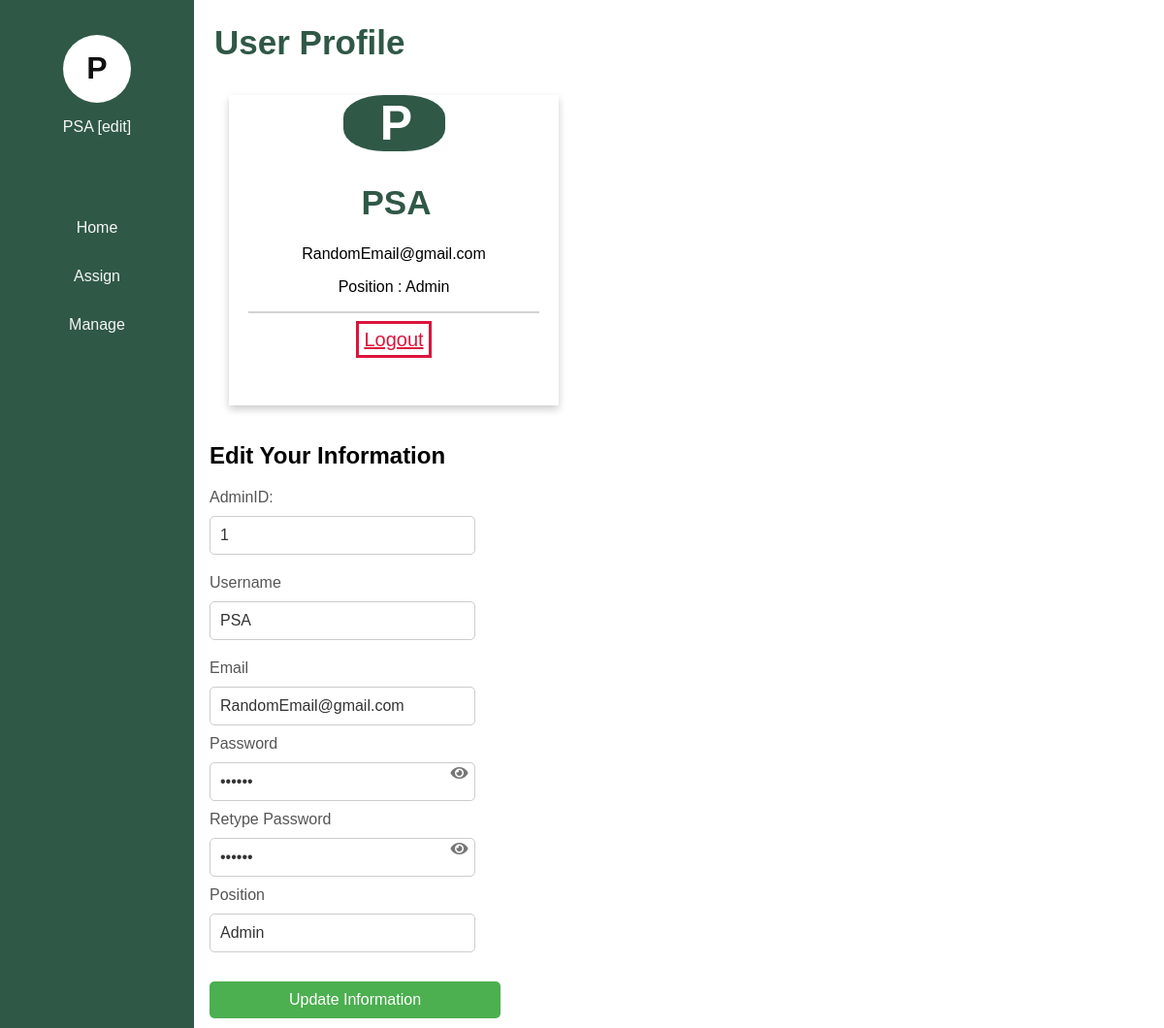
/AdminProfile.php (signed in), run on the app's committed database.
### tables this page shows
CREATE TABLE `admintbl` (
  `AdminID` int(11) NOT NULL,
  `AdminUsername` varchar(30) DEFAULT NULL,
  `AdminPassword` varchar(20) DEFAULT NULL,
  `AdminEmail` varchar(30) DEFAULT NULL,
  `Position` varchar(30) DEFAULT NULL
);

### AdminProfile.php (the view, shortened to what this page needs)
<!DOCTYPE html>
<html lang="en">
<head>
    <link rel="stylesheet" type="text/css" href="Style.css">
</head>
<body>
<?php include('Anavbar.php'); ?>
<div class="content">
<?php if(isset($_SESSION['AdminID']))
                {
                    $AdminID = $_SESSION['AdminID'];
                    include("ConnectDB.php");
                    $sql = "SELECT * FROM admintbl WHERE AdminID='$AdminID'";
                		$result = mysqli_query($connection,$sql);
		                $record = mysqli_fetch_assoc($result);
                    $Name = $record['AdminUsername'];
                    $Email = $record['AdminEmail'];
                    $PW = $record['AdminPassword'];
                    $POS = $record['Position'];
                    $initial = strtoupper($Name[0]);
              }
?>
<h1>User Profile</h1>
<div class="card">
  <center><h1 class="InitialBig"><?php echo $initial;?></h1></center>
  <h1><?php echo $Name;?></h1>
  <p class="title"><?php echo $Email;?></p>
  <p>Position : <?php echo $POS;?></p>
  <hr>
  <p><a href=ALogOut.php>Logout</a></p>
</div>
<br>
<div class="Edit">
        <h2>Edit Your Information</h2>
        <form method="POST">
        <div class="form-group">
                <label for="username">AdminID:</label>
                <input type="text" id="username" name="username"  required value="<?php echo $AdminID?>" readonly>
            </div>
            <div class="form-group">
                <label for="username">Username</label>
                <input type="text" id="username" name="username"  required value="<?php echo $Name?>">
            </div>
            <div class="form-group">
                <label for="email">Email</label>
                <input type="email" id="email" name="email" required value="<?php echo $Email?>">
            </div>
            <div class="form-group password-container">
                <label for="password">Password</label>
                <input type="password" id="password" name="password" required value="<?php echo $PW?>">
                <i class="fa fa-eye password-toggle" id="togglePassword" onclick="togglePassword()"></i>
            </div>
            <div class="form-group password-container">
                <label for="password">Retype Password</label>
                <input type="password" id="password" name="cpassword" required value="<?php echo $PW?>">
                <i class="fa fa-eye password-toggle" id="togglePassword" onclick="togglePassword()"></i>
            </div>
            <div class="form-group">
                <label for="username">Position</label>
                <input type="text" id="username" name="pos" required value="<?php echo $POS?>">
            </div>
            <button type="submit" class="btn" name="btnUpdate">Update Information</button>
        </form>
        </div>
    <link rel="stylesheet" href="https://cdnjs.cloudflare.com/ajax/libs/font-awesome/5.15.4/css/all.min.css">
</body>
</html>

### Anavbar.php (shortened to what this page needs)
<div class="sidebar">
<center>
    <br>
    <br>
  <?php
           if(isset($_SESSION['AdminID']))
           {
               $AdminID = $_SESSION['AdminID'];
               include("ConnectDB.php");
               $sql = "SELECT * FROM admintbl WHERE AdminID='$AdminID'";
                   $result = mysqli_query($connection,$sql);
                   $record = mysqli_fetch_assoc($result);
               $Name = $record['AdminUsername'];
               $initial = strtoupper($Name[0]);
               echo "<div class='profile-initial'><a href='AdminProfile.php'>$initial </a></div>";
               echo "<a href='AdminProfile.php'>$Name [edit]</a>";
                }
         else {
           echo "<a href='AdminReg.php'>SignUp</a>";
           }
           ?>
           <br><br><br>
<a href="AHome.php" class="<?= basename($_SERVER['PHP_SELF']) == 'AHome.php' ? 'active' : '' ?>">Home</a>
<a href="Assign.php" class="<?= basename($_SERVER['PHP_SELF']) == 'Assign.php' ? 'active' : '' ?>">Assign</a>
<a href="Manage.php" class="<?= basename($_SERVER['PHP_SELF']) == 'Manage.php' ? 'active' : '' ?>">Manage</a>
         </div>

### Style.css (style rules this page uses)
body { font-family: Arial, sans-serif; margin: 0; padding: 0; display: flex; }
.sidebar { margin: 0; padding: 0; width: 200px; background-color: #2F5846; position: fixed; height: 100%; overflow: auto; }
.sidebar a { display: block; color:#F6F6F6; padding: 16px; text-decoration: none; }
div.content { margin-left: 200px; padding: 1px 16px; height: 1000px; }
h1 { color: #2F5846; padding-left: 5px; font-size: 35px; font-weight: bold; }
.profile-initial { background-color: #FFFFFF; border-radius: 50%; width: 70px; height: 70px; align-items: center; justify-content: center; font-size: 32px; font-weight: bolder; }
.profile-initial a { color: #111111; }
.card { box-shadow: 0 4px 8px 0 rgba(0, 0, 0, 0.2); width:300px; height: 320px; margin-left: 20px; text-align: center; font-family: arial; padding-bottom: 30 px; padding-left: 20px; background-color: #ffffff; padding-right: 20px; }
.card a { background-color:white; color: crimson; text-align: center; font-size: 20px; padding: 5px; border: solid; }
.InitialBig { background-color: #2F5846; color: #ffffff; width: 100px; height:auto; border-radius: 40%; font-size: 50px; text-align: center; }
input[type=text] { width: 300px; margin-bottom: 20px; padding: 12px; border: 1px solid #ccc; border-radius: 3px; }
label { margin-bottom: 10px; display: block; }
.btn { background-color: #04AA6D; color: white; padding: 12px; margin: 10px 0; border: none; width: 100%; border-radius: 3px; cursor: pointer; font-size: 17px; }
a { color: #2196F3; }
hr { border: 1px solid lightgrey; }

### AdminProfile.php (style rules this page uses)
.form-group label { display: block; color: #555; }
.form-group input[type="text"], .form-group input[type="email"], .form-group input[type="password"] { width: 70%; padding: 10px; border: 1px solid #ccc; border-radius: 5px; font-size: 16px; color: #333; }
.form-group input[type="password"] { position: relative; }
.password-container { position: relative; margin-top:10px; margin-bottom:10px; font-size: 16px; }
.password-toggle { position: relative; top: 50%; left: -30px; transform: translateY(-50%); cursor: pointer; color: #777; }
.Edit button { background-color: #4CAF50; color: white; padding: 10px 15px; border: none; border-radius: 5px; cursor: pointer; width: 300px; font-size: 16px; }

### data on the page
admintbl: AdminUsername "P", AdminUsername "PSA", AdminEmail "RandomEmail@gmail.com", Position "Admin", username "PSA", email "RandomEmail@gmail.com", pos "Admin"
